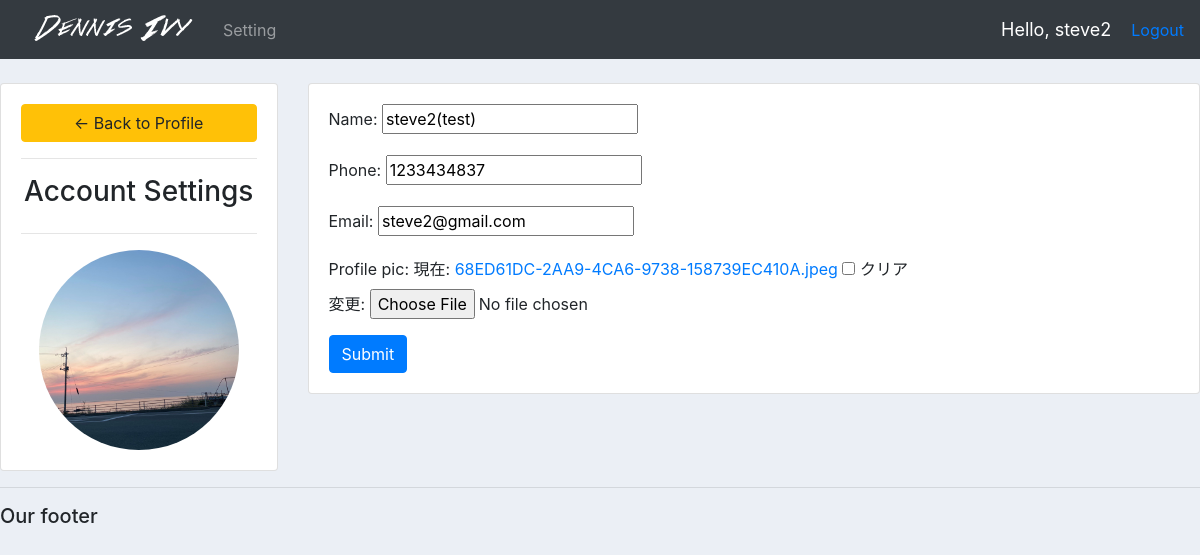
Screenshot of /account/ (signed in) with the database file from the repository.
### accounts/models.py (models this page shows, shortened)
class Customer(models.Model):
    user = models.OneToOneField(User, null=True, on_delete=models.CASCADE)
    name = models.CharField(max_length=200, null=True)
    phone = models.CharField(max_length=200, null=True)
    email = models.CharField(max_length=200, null=True)
    profile_pic = models.ImageField(default="profile1.png", null=True, blank=True)
    date_created = models.DateTimeField(auto_now_add=True, null=True)

### accounts/decorators.py (the view)
        def wrapper_func(request, *args, **kwargs):
            group = None
            if request.user.groups.exists():
                group = request.user.groups.all()[0].name
            if group in allowed_roles:
                return view_func(request, *args, **kwargs)
            else:
                return HttpResponse('You are not authorized to view this page')

### accounts/forms.py
class CustomerForm(ModelForm):
    class Meta:
        model = Customer
        fields = '__all__'
        exclude = ['user']

### accounts/views.py (called while the page is built)
@login_required(login_url='login')
@allowed_users(allowed_roles=['customer'])
def accountSettings(request):
    customer = request.user.customer
    form = CustomerForm(instance=customer)
    if request.method == 'POST':
        form = CustomerForm(request.POST, request.FILES, instance=customer)
        if form.is_valid():
            form.save()
    context = {'form': form}
    return render(request, 'accounts/account_settings.html', context)

### templates/accounts/account_settings.html (shortened to what this page needs)
{%  extends 'accounts/main.html' %}
{% load static %}
{% block content %}
<br>
<div class="row">
	<div class="col-md-3">
		<div class="card card-body">
			<a class="btn btn-warning" href="{% url 'home' %}"> &#8592; Back to Profile</a>
			<hr>
			<h3 style="text-align: center">Account Settings</h3>
			<hr>
			<img class="profile-pic" src="{{request.user.customer.profile_pic.url}}" >
		</div>
	</div>
	<div class="col-md-9">
		<div class="card card-body">
			<form method="POST" action="" enctype="multipart/form-data">
				{{form.as_p}}
			<input class="btn btn-primary" type="submit" name="Update Information">
			</form>
		</div>
	</div>
</div>
{% endblock %}

### templates/accounts/navbar.html (shortened to what this page needs)
{% load static %}
<nav class="navbar navbar-expand-lg navbar-dark bg-dark">
    <img src="{% static 'images/logo.png' %}" alt="">
    <div class="collapse navbar-collapse" id="navbarNavAltMarkup">
        <div class="navbar-nav">
            {% if request.user.is_stuff %}
                <a class="nav-item nav-link active" href="#">Dashboard</a>
                <a class="nav-item nav-link" href="#">products</a>
                <a class="nav-item nav-link" href="#">customer</a>
            {% else %}
                <li class="nav-item">
                    <a href="{% url 'account' %}" class="nav-link">Setting</a>
                </li>
            {% endif %}
        </div>
    </div>
    <span class="hello-msg">Hello, {{ request.user }}</span>
    <span><a href="{% url 'logout' %}">Logout</a></span>
</nav>

### static/css/main.css (style rules this page uses)
body { background-color: #ebeff5; }

### templates/accounts/navbar.html (style rules this page uses)
.hello-msg { font-size: 18px; color: #fff; margin-right: 20px; }

### templates/accounts/account_settings.html (style rules this page uses)
.profile-pic { max-width: 200px; max-height:200px; margin: 0 auto; border-radius: 50%; }

### rows the page displays
Customer: name "steve2(test)", phone "1233434837", email "steve2@gmail.com"

### other values shown
{{ request.user }} "steve2"
